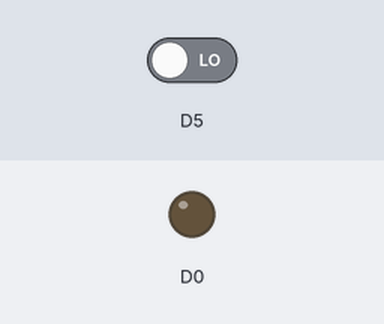
A sketch run on a simulated ESP8266 (NodeMCU). Parts: output pins drawn as LEDs (lit = HIGH). The inputs (shaded band) are chosen by the test bench; at power-on: D5 LOW.

Above: at 1.2 s.
1.3 s: D5 driven HIGH
At 2.2 s:
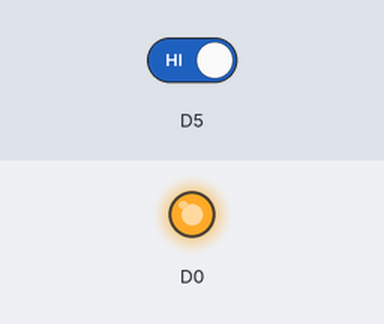
2.9 s: D5 driven LOW
At 3.4 s:
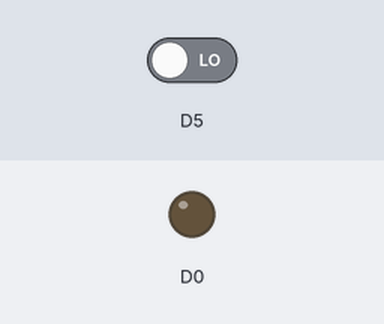
Timing chart, 0 to 5.9 s (numbered marks = the images above; inputs shaded):
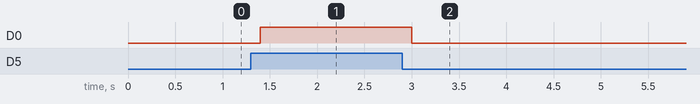

Measured:
- after the input at 1.3 s, D0: LOW → HIGH after 0.10 s
- after the input at 2.9 s, D0: HIGH → LOW after 0.10 s

The sketch:

Led_Button.ino
```cpp
void setup() {
  // put your setup code here, to run once:
pinMode(D5,INPUT);
pinMode(D0,OUTPUT);
}

void loop() {
  // put your main code here, to run repeatedly:
if(digitalRead(D5)==HIGH)
   digitalWrite(D0,HIGH);
else
   digitalWrite(D0,LOW);

delay(200);
}
```
